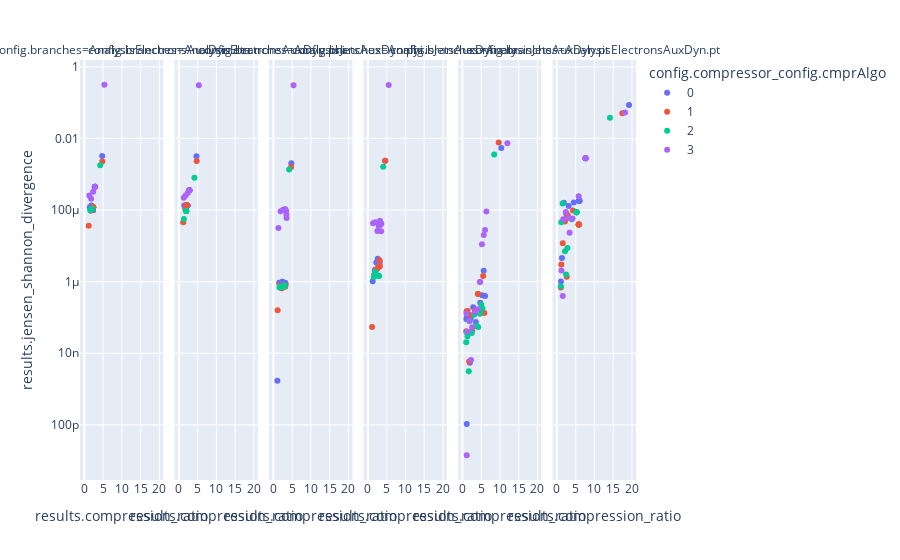

Source (notebook cell):
### Code cell
# Plot Compression Ratio vs Quality Metrics
# df = df[df['config.compressor'] == 'sz3']
branches = ['AnalysisJetsAuxDyn.pt', 'AnalysisJetsAuxDyn.eta', 'AnalysisJetsAuxDyn.phi']

# Sort rows by (compression ratio, shannon divergence)
df = df.sort_values(by=['results.compression_ratio', 'results.jensen_shannon_divergence'])

px.scatter(
    df,
    x='results.compression_ratio',
    y='results.jensen_shannon_divergence',
    color='config.compressor_config.cmprAlgo',
    facet_col='config.branches',
    log_y=True
)

### Figure 1 — Plotly figure (JSON) as saved in the notebook; plotly's stock layout.template omitted (floating-point values rounded to 4 significant figures)
{"data": [{"hovertemplate": "config.compressor_config.cmprAlgo=0<br>config.branches=AnalysisElectronsAuxDyn.eta<br>results.compression_ratio=%{x}<br>results.jensen_shannon_divergence=%{y}<extra></extra>", "legendgroup": "0", "marker": {"color": "#636efa", "symbol": "circle"}, "mode": "markers", "name": "0", "orientation": "v", "showlegend": true, "type": "scatter", "x": [0.9593, 1.022, 1.052, 1.069, 1.081, 1.081, 1.081, 1.471, 1.894, 2.304, 2.304, 2.304, 2.304, 2.304, 2.304, 4.75], "xaxis": "x", "y": [NaN, NaN, NaN, NaN, NaN, NaN, NaN, 0.0001204, 0.0001336, 0.0001, 0.0001, 0.0001, 0.0001, 0.0001, 0.0001, 0.003246], "yaxis": "y"}, {"hovertemplate": "config.compressor_config.cmprAlgo=0<br>config.branches=AnalysisElectronsAuxDyn.phi<br>results.compression_ratio=%{x}<br>results.jensen_shannon_divergence=%{y}<extra></extra>", "legendgroup": "0", "marker": {"color": "#636efa", "symbol": "circle"}, "mode": "markers", "name": "0", "orientation": "v", "showlegend": false, "type": "scatter", "x": [0.9602, 1.023, 1.053, 1.07, 1.083, 1.083, 1.083, 1.455, 1.858, 2.284, 2.284, 2.284, 2.284, 2.284, 2.284, 4.701], "xaxis": "x2", "y": [NaN, NaN, NaN, NaN, NaN, NaN, NaN, 0.0001337, 0.0001341, 0.0001351, 0.0001351, 0.0001351, 0.0001351, 0.0001351, 0.0001351, 0.00321], "yaxis": "y2"}, {"hovertemplate": "config.compressor_config.cmprAlgo=0<br>config.branches=AnalysisJetsAuxDyn.phi<br>results.compression_ratio=%{x}<br>results.jensen_shannon_divergence=%{y}<extra></extra>", "legendgroup": "0", "marker": {"color": "#636efa", "symbol": "circle"}, "mode": "markers", "name": "0", "orientation": "v", "showlegend": false, "type": "scatter", "x": [0.9614, 1.024, 1.054, 1.071, 1.084, 1.084, 1.084, 1.543, 1.978, 2.386, 2.386, 2.697, 2.965, 3.144, 3.243, 4.79], "xaxis": "x3", "y": [NaN, NaN, NaN, 1.709e-09, NaN, NaN, NaN, 9.279e-07, 9.201e-07, 1.002e-06, 1.002e-06, 8.667e-07, 9.299e-07, 9.114e-07, 9.07e-07, 0.002042], "yaxis": "y3"}, {"hovertemplate": "config.compressor_config.cmprAlgo=0<br>config.branches=AnalysisJetsAuxDyn.eta<br>results.compression_ratio=%{x}<br>results.jensen_shannon_divergence=%{y}<extra></extra>", "legendgroup": "0", "marker": {"color": "#636efa", "symbol": "circle"}, "mode": "markers", "name": "0", "orientation": "v", "showlegend": false, "type": "scatter", "x": [0.9773, 1.041, 1.071, 1.089, 1.103, 1.103, 1.103, 1.282, 1.86, 2.3, 2.3, 2.628, 2.892, 3.066, 3.164, 4.63], "xaxis": "x4", "y": [NaN, NaN, NaN, NaN, NaN, NaN, NaN, 1.021e-06, 2.108e-06, 3.458e-06, 3.458e-06, 4.396e-06, 2.796e-06, 2.619e-06, 3.475e-06, 0.00237], "yaxis": "y4"}, {"hovertemplate": "config.compressor_config.cmprAlgo=0<br>config.branches=AnalysisJetsAuxDyn.pt<br>results.compression_ratio=%{x}<br>results.jensen_shannon_divergence=%{y}<extra></extra>", "legendgroup": "0", "marker": {"color": "#636efa", "symbol": "circle"}, "mode": "markers", "name": "0", "orientation": "v", "showlegend": false, "type": "scatter", "x": [1.037, 1.154, 1.156, 1.219, 1.649, 1.982, 2.206, 2.864, 3.567, 4.233, 4.233, 4.742, 5.274, 5.675, 6.041, 10.36], "xaxis": "x5", "y": [9.137e-08, NaN, 1.055e-10, 1.026e-07, 1.01e-07, 5.455e-09, 9.549e-08, 1.93e-07, 7.499e-08, 1.621e-07, 1.621e-07, 2.595e-07, 4.161e-07, 2.029e-06, 3.962e-07, 0.005418], "yaxis": "y5"}, {"hovertemplate": "config.compressor_config.cmprAlgo=0<br>config.branches=AnalysisElectronsAuxDyn.pt<br>results.compression_ratio=%{x}<br>results.jensen_shannon_divergence=%{y}<extra></extra>", "legendgroup": "0", "marker": {"color": "#636efa", "symbol": "circle"}, "mode": "markers", "name": "0", "orientation": "v", "showlegend": false, "type": "scatter", "x": [1.076, 1.142, 1.142, 1.339, 1.855, 2.48, 2.694, 3.142, 4.495, 5.964, 5.964, 5.964, 5.964, 5.964, 5.964, 19.2], "xaxis": "x6", "y": [1.004e-06, NaN, NaN, 4.556e-06, 0.0001595, 7.95e-05, 7.389e-05, 0.0001306, 0.000162, 0.0001808, 0.0001808, 0.0001808, 0.0001808, 0.0001808, 0.0001808, 0.08556], "yaxis": "y6"}, {"hovertemplate": "config.compressor_config.cmprAlgo=1<br>config.branches=AnalysisElectronsAuxDyn.eta<br>results.compression_ratio=%{x}<br>results.jensen_shannon_divergence=%{y}<extra></extra>", "legendgroup": "1", "marker": {"color": "#EF553B", "symbol": "circle"}, "mode": "markers", "name": "1", "orientation": "v", "showlegend": true, "type": "scatter", "x": [0.9593, 1.022, 1.052, 1.069, 1.081, 1.081, 1.081, 1.171, 1.751, 2.358, 2.358, 2.358, 2.358, 2.358, 2.358, 4.792], "xaxis": "x", "y": [NaN, NaN, NaN, NaN, NaN, NaN, NaN, 3.624e-05, 9.55e-05, 0.0001208, 0.0001208, 0.0001208, 0.0001208, 0.0001208, 0.0001208, 0.002281], "yaxis": "y"}, {"hovertemplate": "config.compressor_config.cmprAlgo=1<br>config.branches=AnalysisElectronsAuxDyn.phi<br>results.compression_ratio=%{x}<br>results.jensen_shannon_divergence=%{y}<extra></extra>", "legendgroup": "1", "marker": {"color": "#EF553B", "symbol": "circle"}, "mode": "markers", "name": "1", "orientation": "v", "showlegend": false, "type": "scatter", "x": [0.9602, 1.023, 1.053, 1.07, 1.083, 1.083, 1.083, 1.175, 1.704, 2.026, 2.026, 2.026, 2.026, 2.026, 2.026, 4.761], "xaxis": "x2", "y": [NaN, NaN, NaN, NaN, NaN, NaN, NaN, 4.556e-05, 0.0001059, 0.000136, 0.000136, 0.000136, 0.000136, 0.000136, 0.000136, 0.002362], "yaxis": "y2"}, {"hovertemplate": "config.compressor_config.cmprAlgo=1<br>config.branches=AnalysisJetsAuxDyn.phi<br>results.compression_ratio=%{x}<br>results.jensen_shannon_divergence=%{y}<extra></extra>", "legendgroup": "1", "marker": {"color": "#EF553B", "symbol": "circle"}, "mode": "markers", "name": "1", "orientation": "v", "showlegend": false, "type": "scatter", "x": [0.9614, 1.024, 1.054, 1.071, 1.084, 1.084, 1.084, 1.149, 1.725, 2.231, 2.231, 2.599, 2.997, 3.154, 3.249, 4.727], "xaxis": "x3", "y": [NaN, NaN, NaN, NaN, NaN, NaN, NaN, 1.586e-07, 7.939e-07, 6.598e-07, 6.598e-07, 7.353e-07, 7.431e-07, 7.159e-07, 7.944e-07, 0.001587], "yaxis": "y3"}, {"hovertemplate": "config.compressor_config.cmprAlgo=1<br>config.branches=AnalysisJetsAuxDyn.eta<br>results.compression_ratio=%{x}<br>results.jensen_shannon_divergence=%{y}<extra></extra>", "legendgroup": "1", "marker": {"color": "#EF553B", "symbol": "circle"}, "mode": "markers", "name": "1", "orientation": "v", "showlegend": false, "type": "scatter", "x": [0.9773, 1.041, 1.071, 1.089, 1.103, 1.103, 1.103, 1.118, 1.652, 2.114, 2.114, 2.558, 2.944, 3.12, 3.209, 4.605], "xaxis": "x4", "y": [NaN, NaN, NaN, NaN, NaN, NaN, NaN, 5.414e-08, 1.523e-06, 2.153e-06, 2.153e-06, 2.342e-06, 2.674e-06, 3.95e-06, 2.738e-06, 0.002388], "yaxis": "y4"}, {"hovertemplate": "config.compressor_config.cmprAlgo=1<br>config.branches=AnalysisJetsAuxDyn.pt<br>results.compression_ratio=%{x}<br>results.jensen_shannon_divergence=%{y}<extra></extra>", "legendgroup": "1", "marker": {"color": "#EF553B", "symbol": "circle"}, "mode": "markers", "name": "1", "orientation": "v", "showlegend": false, "type": "scatter", "x": [1.024, 1.114, 1.154, 1.154, 1.384, 1.803, 1.917, 2.629, 3.381, 4.14, 4.14, 4.686, 5.164, 5.525, 5.857, 9.664], "xaxis": "x5", "y": [4.113e-08, 1.485e-07, NaN, NaN, 1.523e-07, 5.869e-09, 1.199e-07, 4.412e-08, 1.575e-07, 4.519e-07, 4.519e-07, 1.283e-07, 1.524e-07, 1.437e-06, 1.324e-07, 0.007706], "yaxis": "y5"}, {"hovertemplate": "config.compressor_config.cmprAlgo=1<br>config.branches=AnalysisElectronsAuxDyn.pt<br>results.compression_ratio=%{x}<br>results.jensen_shannon_divergence=%{y}<extra></extra>", "legendgroup": "1", "marker": {"color": "#EF553B", "symbol": "circle"}, "mode": "markers", "name": "1", "orientation": "v", "showlegend": false, "type": "scatter", "x": [1.033, 1.142, 1.142, 1.169, 1.548, 2.139, 2.634, 2.87, 4.278, 5.808, 5.808, 5.808, 5.808, 5.808, 5.808, 17.42], "xaxis": "x6", "y": [6.876e-07, NaN, NaN, 3.041e-06, 1.183e-05, 4.766e-05, 1.376e-06, 7.219e-05, 9.684e-05, 3.978e-05, 3.978e-05, 3.978e-05, 3.978e-05, 3.978e-05, 3.978e-05, 0.05084], "yaxis": "y6"}, {"hovertemplate": "config.compressor_config.cmprAlgo=2<br>config.branches=AnalysisElectronsAuxDyn.eta<br>results.compression_ratio=%{x}<br>results.jensen_shannon_divergence=%{y}<extra></extra>", "legendgroup": "2", "marker": {"color": "#00cc96", "symbol": "circle"}, "mode": "markers", "name": "2", "orientation": "v", "showlegend": true, "type": "scatter", "x": [0.9593, 1.022, 1.052, 1.069, 1.075, 1.081, 1.081, 1.081, 1.578, 2.007, 2.007, 2.007, 2.007, 2.007, 2.007, 4.212], "xaxis": "x", "y": [NaN, NaN, NaN, NaN, NaN, NaN, NaN, NaN, 9.902e-05, 0.0001097, 0.0001097, 0.0001097, 0.0001097, 0.0001097, 0.0001097, 0.001789], "yaxis": "y"}, {"hovertemplate": "config.compressor_config.cmprAlgo=2<br>config.branches=AnalysisElectronsAuxDyn.phi<br>results.compression_ratio=%{x}<br>results.jensen_shannon_divergence=%{y}<extra></extra>", "legendgroup": "2", "marker": {"color": "#00cc96", "symbol": "circle"}, "mode": "markers", "name": "2", "orientation": "v", "showlegend": false, "type": "scatter", "x": [0.9602, 1.023, 1.053, 1.07, 1.077, 1.083, 1.083, 1.083, 1.355, 1.961, 1.961, 1.961, 1.961, 1.961, 1.961, 4.154], "xaxis": "x2", "y": [NaN, NaN, NaN, NaN, NaN, NaN, NaN, NaN, 5.62e-05, 9.497e-05, 9.497e-05, 9.497e-05, 9.497e-05, 9.497e-05, 9.497e-05, 0.0008019], "yaxis": "y2"}, {"hovertemplate": "config.compressor_config.cmprAlgo=2<br>config.branches=AnalysisJetsAuxDyn.phi<br>results.compression_ratio=%{x}<br>results.jensen_shannon_divergence=%{y}<extra></extra>", "legendgroup": "2", "marker": {"color": "#00cc96", "symbol": "circle"}, "mode": "markers", "name": "2", "orientation": "v", "showlegend": false, "type": "scatter", "x": [0.9614, 1.024, 1.054, 1.071, 1.078, 1.084, 1.084, 1.084, 1.642, 2.064, 2.064, 2.419, 2.705, 2.908, 3.027, 4.208], "xaxis": "x3", "y": [NaN, NaN, NaN, NaN, NaN, NaN, NaN, NaN, 6.915e-07, 7.358e-07, 7.358e-07, 7.103e-07, 7.29e-07, 8.009e-07, 7.468e-07, 0.001359], "yaxis": "y3"}, {"hovertemplate": "config.compressor_config.cmprAlgo=2<br>config.branches=AnalysisJetsAuxDyn.eta<br>results.compression_ratio=%{x}<br>results.jensen_shannon_divergence=%{y}<extra></extra>", "legendgroup": "2", "marker": {"color": "#00cc96", "symbol": "circle"}, "mode": "markers", "name": "2", "orientation": "v", "showlegend": false, "type": "scatter", "x": [0.9773, 1.041, 1.071, 1.089, 1.097, 1.103, 1.103, 1.103, 1.555, 1.969, 1.969, 2.351, 2.633, 2.854, 2.983, 4.087], "xaxis": "x4", "y": [NaN, NaN, NaN, NaN, NaN, NaN, NaN, NaN, 1.36e-06, 1.873e-06, 1.873e-06, 1.523e-06, 1.462e-06, 1.459e-06, 1.441e-06, 0.001626], "yaxis": "y4"}, {"hovertemplate": "config.compressor_config.cmprAlgo=2<br>config.branches=AnalysisJetsAuxDyn.pt<br>results.compression_ratio=%{x}<br>results.jensen_shannon_divergence=%{y}<extra></extra>", "legendgroup": "2", "marker": {"color": "#00cc96", "symbol": "circle"}, "mode": "markers", "name": "2", "orientation": "v", "showlegend": false, "type": "scatter", "x": [1.022, 1.103, 1.154, 1.154, 1.347, 1.701, 1.863, 2.491, 3.132, 3.757, 3.757, 4.224, 4.693, 5.036, 5.35, 8.471], "xaxis": "x5", "y": [2.035e-08, 3.869e-08, NaN, NaN, 3.008e-08, 3.135e-09, 7.911e-08, 3.69e-08, 1.189e-07, 5.756e-08, 5.756e-08, 5.386e-08, 1.295e-07, 2.285e-07, 1.776e-07, 0.003547], "yaxis": "y5"}, {"hovertemplate": "config.compressor_config.cmprAlgo=2<br>config.branches=AnalysisElectronsAuxDyn.pt<br>results.compression_ratio=%{x}<br>results.jensen_shannon_divergence=%{y}<extra></extra>", "legendgroup": "2", "marker": {"color": "#00cc96", "symbol": "circle"}, "mode": "markers", "name": "2", "orientation": "v", "showlegend": false, "type": "scatter", "x": [1.027, 1.142, 1.142, 1.151, 1.523, 2.143, 2.445, 2.8, 3.95, 5.208, 5.208, 5.208, 5.208, 5.208, 5.208, 14.13], "xaxis": "x6", "y": [7.476e-07, NaN, NaN, 4.547e-05, 0.0001533, 7.022e-06, 1.591e-06, 8.77e-06, 5.583e-05, 8.69e-05, 8.69e-05, 8.69e-05, 8.69e-05, 8.69e-05, 8.69e-05, 0.03789], "yaxis": "y6"}, {"hovertemplate": "config.compressor_config.cmprAlgo=3<br>config.branches=AnalysisElectronsAuxDyn.eta<br>results.compression_ratio=%{x}<br>results.jensen_shannon_divergence=%{y}<extra></extra>", "legendgroup": "3", "marker": {"color": "#ab63fa", "symbol": "circle"}, "mode": "markers", "name": "3", "orientation": "v", "showlegend": true, "type": "scatter", "x": [0.9593, 1.022, 1.052, 1.081, 1.081, 1.081, 1.338, 1.806, 2.369, 2.805, 2.805, 2.805, 2.805, 2.805, 2.805, 5.354], "xaxis": "x", "y": [NaN, NaN, NaN, NaN, NaN, NaN, 0.0002558, 0.0002077, 0.0003262, 0.0004476, 0.0004476, 0.0004476, 0.0004476, 0.0004476, 0.0004476, 0.3169], "yaxis": "y"}, {"hovertemplate": "config.compressor_config.cmprAlgo=3<br>config.branches=AnalysisElectronsAuxDyn.phi<br>results.compression_ratio=%{x}<br>results.jensen_shannon_divergence=%{y}<extra></extra>", "legendgroup": "3", "marker": {"color": "#ab63fa", "symbol": "circle"}, "mode": "markers", "name": "3", "orientation": "v", "showlegend": false, "type": "scatter", "x": [0.9602, 1.023, 1.053, 1.083, 1.083, 1.083, 1.323, 1.797, 2.372, 2.806, 2.806, 2.806, 2.806, 2.806, 2.806, 5.323], "xaxis": "x2", "y": [NaN, NaN, NaN, NaN, NaN, NaN, 0.0002204, 0.0002545, 0.0003021, 0.0003572, 0.0003572, 0.0003572, 0.0003572, 0.0003572, 0.0003572, 0.3067], "yaxis": "y2"}, {"hovertemplate": "config.compressor_config.cmprAlgo=3<br>config.branches=AnalysisJetsAuxDyn.phi<br>results.compression_ratio=%{x}<br>results.jensen_shannon_divergence=%{y}<extra></extra>", "legendgroup": "3", "marker": {"color": "#ab63fa", "symbol": "circle"}, "mode": "markers", "name": "3", "orientation": "v", "showlegend": false, "type": "scatter", "x": [0.9614, 1.024, 1.054, 1.084, 1.084, 1.084, 1.35, 1.931, 2.495, 2.906, 2.906, 3.206, 3.377, 3.469, 3.513, 5.362], "xaxis": "x3", "y": [NaN, NaN, NaN, NaN, NaN, NaN, 3.157e-05, 9.217e-05, 0.0001004, 0.0001046, 0.0001046, 0.0001061, 9.64e-05, 7.562e-05, 6.051e-05, 0.3044], "yaxis": "y3"}, {"hovertemplate": "config.compressor_config.cmprAlgo=3<br>config.branches=AnalysisJetsAuxDyn.eta<br>results.compression_ratio=%{x}<br>results.jensen_shannon_divergence=%{y}<extra></extra>", "legendgroup": "3", "marker": {"color": "#ab63fa", "symbol": "circle"}, "mode": "markers", "name": "3", "orientation": "v", "showlegend": false, "type": "scatter", "x": [0.9773, 1.041, 1.071, 1.103, 1.103, 1.103, 1.389, 1.95, 2.516, 2.935, 2.935, 3.234, 3.427, 3.536, 3.586, 5.548], "xaxis": "x4", "y": [NaN, NaN, NaN, NaN, NaN, NaN, 4.315e-05, 4.56e-05, 2.6e-05, 3.651e-05, 3.651e-05, 5.03e-05, 3.978e-05, 2.557e-05, 4.202e-05, 0.3105], "yaxis": "y4"}, {"hovertemplate": "config.compressor_config.cmprAlgo=3<br>config.branches=AnalysisJetsAuxDyn.pt<br>results.compression_ratio=%{x}<br>results.jensen_shannon_divergence=%{y}<extra></extra>", "legendgroup": "3", "marker": {"color": "#ab63fa", "symbol": "circle"}, "mode": "markers", "name": "3", "orientation": "v", "showlegend": false, "type": "scatter", "x": [1.074, 1.154, 1.157, 1.36, 1.92, 2.286, 2.606, 3.369, 4.108, 4.703, 4.703, 5.22, 5.679, 6.034, 6.38, 11.98], "xaxis": "x5", "y": [1.291e-07, NaN, 1.417e-11, 4e-08, 7.969e-08, 6.477e-09, 5.305e-08, 1.432e-07, 1.7e-07, 9.822e-07, 9.822e-07, 1.105e-05, 2.007e-05, 2.78e-05, 9.138e-05, 0.007339], "yaxis": "y5"}, {"hovertemplate": "config.compressor_config.cmprAlgo=3<br>config.branches=AnalysisElectronsAuxDyn.pt<br>results.compression_ratio=%{x}<br>results.jensen_shannon_divergence=%{y}<extra></extra>", "legendgroup": "3", "marker": {"color": "#ab63fa", "symbol": "circle"}, "mode": "markers", "name": "3", "orientation": "v", "showlegend": false, "type": "scatter", "x": [1.142, 1.204, 1.561, 1.693, 2.376, 3.226, 3.378, 4.179, 5.792, 7.625, 7.625, 7.625, 7.625, 7.625, 7.625, 18.14], "xaxis": "x6", "y": [NaN, 2.053e-06, 3.983e-07, 5.505e-05, 8.799e-05, 5.979e-05, 2.344e-05, 5.775e-05, 0.0002419, 0.002805, 0.002805, 0.002805, 0.002805, 0.002805, 0.002805, 0.05327], "yaxis": "y6"}], "layout": {"annotations": [{"font": {}, "showarrow": false, "text": "config.branches=AnalysisElectronsAuxDyn.eta", "x": 0.075, "xanchor": "center", "xref": "paper", "y": 1, "yanchor": "bottom", "yref": "paper"}, {"font": {}, "showarrow": false, "text": "config.branches=AnalysisElectronsAuxDyn.phi", "x": 0.245, "xanchor": "center", "xref": "paper", "y": 1, "yanchor": "bottom", "yref": "paper"}, {"font": {}, "showarrow": false, "text": "config.branches=AnalysisJetsAuxDyn.phi", "x": 0.415, "xanchor": "center", "xref": "paper", "y": 1, "yanchor": "bottom", "yref": "paper"}, {"font": {}, "showarrow": false, "text": "config.branches=AnalysisJetsAuxDyn.eta", "x": 0.585, "xanchor": "center", "xref": "paper", "y": 1, "yanchor": "bottom", "yref": "paper"}, {"font": {}, "showarrow": false, "text": "config.branches=AnalysisJetsAuxDyn.pt", "x": 0.755, "xanchor": "center", "xref": "paper", "y": 1, "yanchor": "bottom", "yref": "paper"}, {"font": {}, "showarrow": false, "text": "config.branches=AnalysisElectronsAuxDyn.pt", "x": 0.925, "xanchor": "center", "xref": "paper", "y": 1, "yanchor": "bottom", "yref": "paper"}], "legend": {"title": {"text": "config.compressor_config.cmprAlgo"}, "tracegroupgap": 0}, "margin": {"t": 60}, "xaxis": {"anchor": "y", "domain": [0, 0.15], "title": {"text": "results.compression_ratio"}}, "xaxis2": {"anchor": "y2", "domain": [0.17, 0.32], "matches": "x", "title": {"text": "results.compression_ratio"}}, "xaxis3": {"anchor": "y3", "domain": [0.34, 0.49], "matches": "x", "title": {"text": "results.compression_ratio"}}, "xaxis4": {"anchor": "y4", "domain": [0.51, 0.66], "matches": "x", "title": {"text": "results.compression_ratio"}}, "xaxis5": {"anchor": "y5", "domain": [0.68, 0.83], "matches": "x", "title": {"text": "results.compression_ratio"}}, "xaxis6": {"anchor": "y6", "domain": [0.85, 1], "matches": "x", "title": {"text": "results.compression_ratio"}}, "yaxis": {"anchor": "x", "domain": [0, 1], "title": {"text": "results.jensen_shannon_divergence"}, "type": "log"}, "yaxis2": {"anchor": "x2", "domain": [0, 1], "matches": "y", "showticklabels": false, "type": "log"}, "yaxis3": {"anchor": "x3", "domain": [0, 1], "matches": "y", "showticklabels": false, "type": "log"}, "yaxis4": {"anchor": "x4", "domain": [0, 1], "matches": "y", "showticklabels": false, "type": "log"}, "yaxis5": {"anchor": "x5", "domain": [0, 1], "matches": "y", "showticklabels": false, "type": "log"}, "yaxis6": {"anchor": "x6", "domain": [0, 1], "matches": "y", "showticklabels": false, "type": "log"}}}
